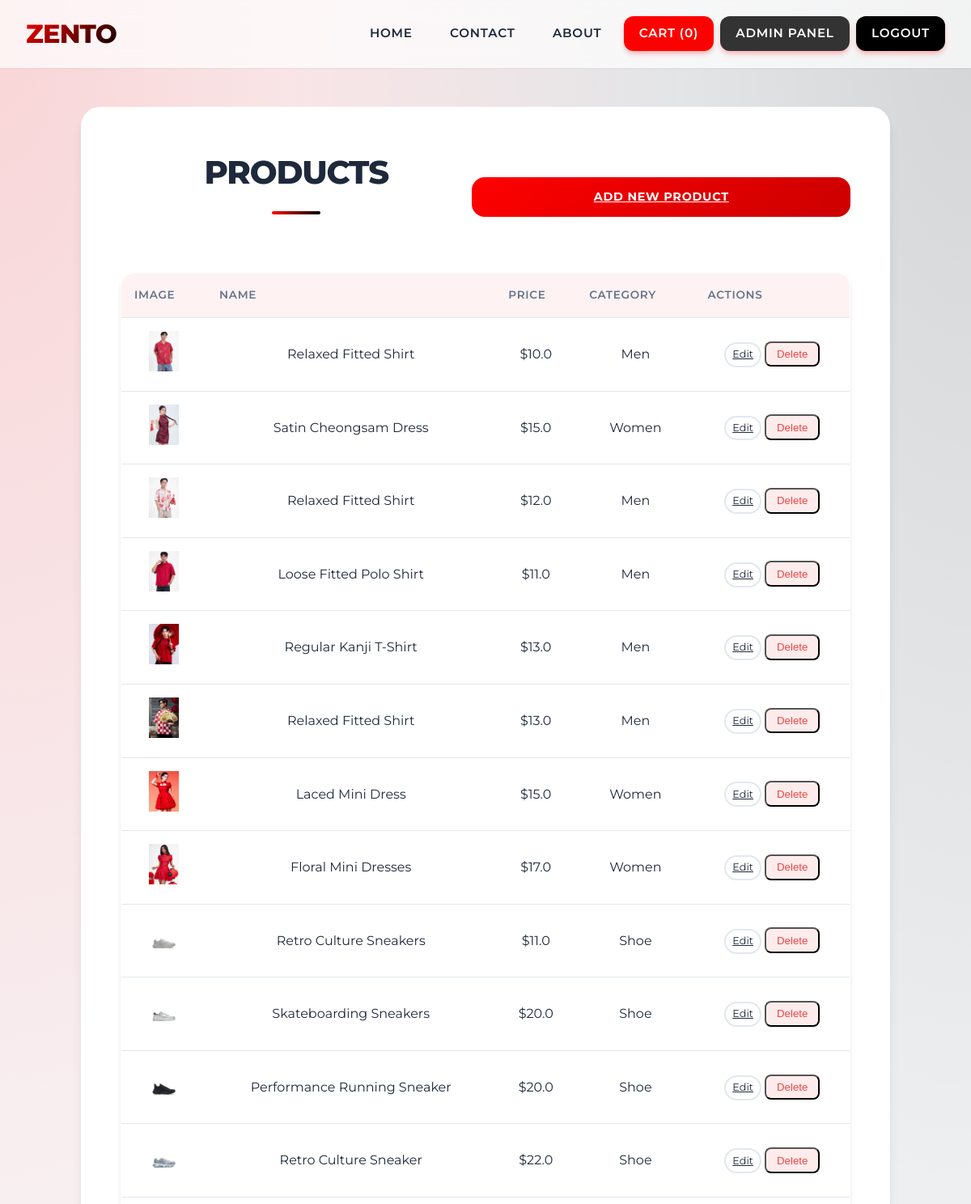
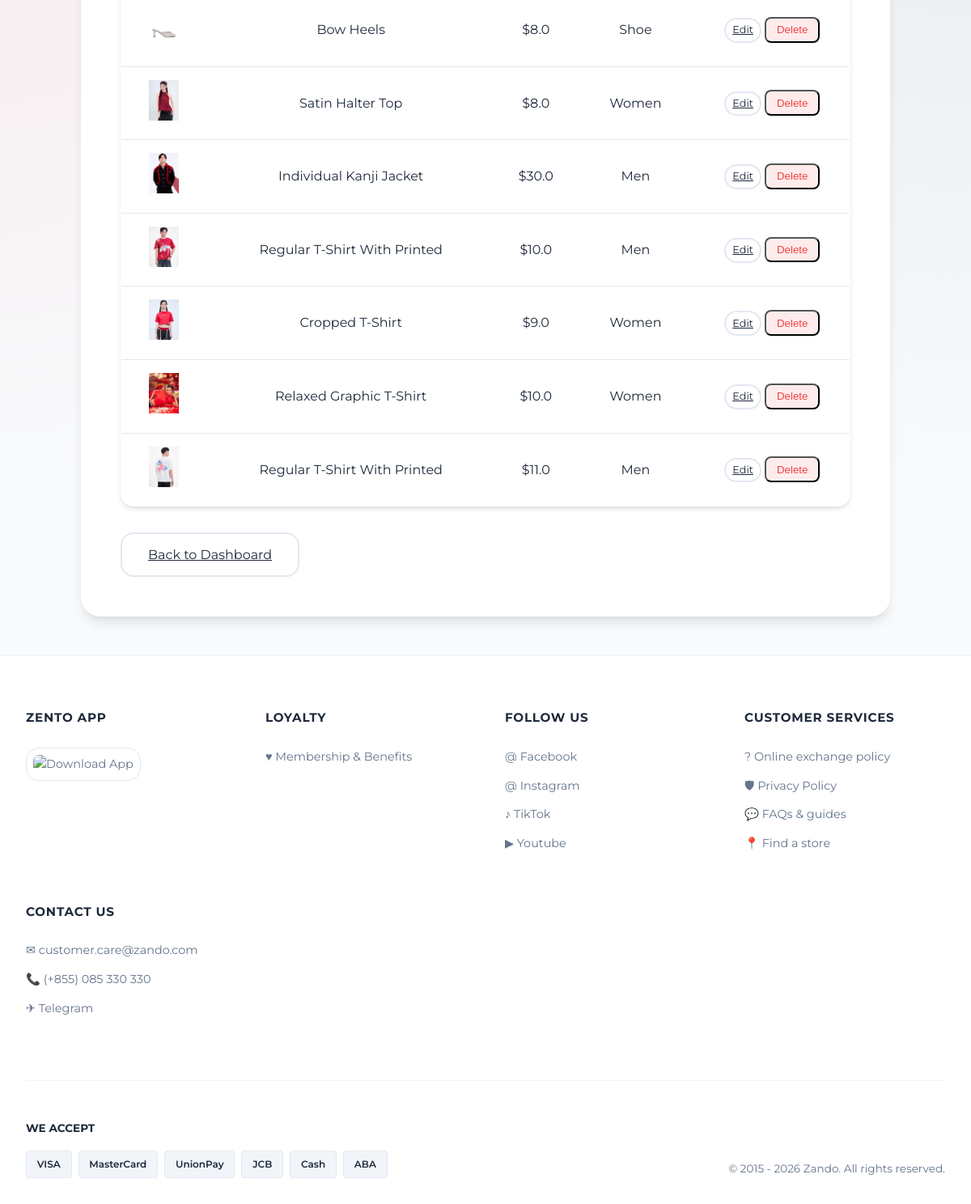
The app's page /admin/products (signed in) with its own data (2 pictures, top to bottom).
### models.py (models this page shows, shortened)
class Product(db.Model):
    id = db.Column(db.Integer, primary_key=True)
    name = db.Column(db.String(100), nullable=False)
    description = db.Column(db.Text, nullable=False)
    price = db.Column(db.Float, nullable=False)
    image_file = db.Column(db.String(200), default='default_product.jpg')
    category_id = db.Column(db.Integer, db.ForeignKey('category.id'), nullable=True) # nullable=True for now to avoid breaking existing data if strict
    category = db.relationship('Category', backref=db.backref('products', lazy=True))

class Category(db.Model):
    id = db.Column(db.Integer, primary_key=True)
    name = db.Column(db.String(50), nullable=False, unique=True)

### admin/routes.py (the view)
@bp.route('/products')
def products():
    products = Product.query.all()
    return render_template('admin/products.html', products=products)

### admin/routes.py (called while the page is built)
@bp.before_request
@login_required
def require_admin():
    if not current_user.is_admin:
        flash('Access denied. Admin privileges required.')
        return redirect(url_for('main.home'))

### models.py (called while the page is built)
@login_manager.user_loader
def load_user(user_id):
    return User.query.get(int(user_id))

### templates/admin/products.html (shortened to what this page needs)
{% extends "master.html" %}
{% block content %}
<div class="result-card" style="max-width: 1000px;">
    <div style="display: flex; justify-content: space-between; align-items: center; margin-bottom: 2rem;">
        <h2>Products</h2>
        <a href="{{ url_for('admin.add_product') }}" class="btn-primary">Add New Product</a>
    </div>
    <table>
        <thead>
            <tr>
                <th>Image</th>
                <th>Name</th>
                <th>Price</th>
                <th>Category</th>
                <th>Actions</th>
            </tr>
        </thead>
        <tbody>
            {% for product in products %}
            <tr>
                <td><img src="{{ url_for('static', filename='product_images/' + product.image_file) }}" alt="Img"
                        style="width: 50px; height: 50px; object-fit: contain;"></td>
                <td>{{ product.name }}</td>
                <td>${{ product.price }}</td>
                <td>{{ product.category.name if product.category else 'Uncategorized' }}</td>
                <td>
                    <a href="{{ url_for('admin.edit_product', id=product.id) }}" class="btn-secondary"
                        style="padding: 0.2rem 0.5rem; font-size: 0.8rem;">Edit</a>
                    <form action="{{ url_for('admin.delete_product', id=product.id) }}" method="POST"
                        onsubmit="return confirm('Are you sure?');" style="display:inline;">
                        <button type="submit" class="delete-btn">Delete</button>
                    </form>
                </td>
            </tr>
            {% endfor %}
        </tbody>
    </table>
    <div style="margin-top: 2rem; text-align: left;">
        <a href="{{ url_for('admin.dashboard') }}" class="btn-secondary">Back to Dashboard</a>
    </div>
</div>
{% endblock %}

### static/style.css (style rules this page uses)
:root { --primary: #ff0000; --primary-dark: #cc0000; --secondary: #000000; --accent: #333333; --background: #f8fafc; --surface: #ffffff; --text-main: #1e293b; --text-light: #64748b; --success: #10b981; --error: #ef4444; --glass: rgba(255, 255, 255, 0.7); --glass-border: rgba(255, 255, 255, 0.5); --shadow-sm: 0 1px 2px 0 rgba(0, 0, 0, 0.05); --shadow-md: 0 4px 6px -1px rgba(0, 0, 0, 0.1), 0 2px 4px -1px rgba(0, 0, 0, 0.06); --shadow-lg: 0 10px 15px -3px rgba(0, 0, 0, 0.1), 0 4px 6px -2px rgba(0, 0, 0, 0.05); --radius-lg: 1rem; --radius-xl: 1.5rem; }
* { margin: 0; padding: 0; box-sizing: border-box; }
body { font-family: 'Montserrat', sans-serif; line-height: 1.6; color: var(--text-main); background-color: var(--background); background-image: radial-gradient(at 0% 0%, rgba(255, 0, 0, 0.15) 0px, transparent 50%), radial-gradient(at 100% 0%, rgba(0, 0, 0, 0.15) 0px, transparent 50%); background-attachment: fixed; min-height: 100vh; display: flex; flex-direction: column; }
h2 { font-size: 2.5rem; font-weight: 800; text-transform: uppercase; margin-bottom: 2.5rem; text-align: center; color: var(--text-main); letter-spacing: -0.03em; position: relative; display: inline-block; width: 100%; }
h2::after { content: ''; display: block; width: 60px; height: 4px; background: linear-gradient(90deg, var(--primary), var(--secondary)); margin: 1rem auto 0; border-radius: 2px; }
.btn-primary { display: inline-block; background: linear-gradient(135deg, var(--primary) 0%, var(--primary-dark) 100%); color: white; padding: 0.8rem 2rem; border: none; border-radius: var(--radius-lg); border-radius: var(--radius-lg); font-weight: 700; text-transform: uppercase; letter-spacing: 0.05em; font-size: 0.9rem; cursor: pointer; transition: all 0.3s ease; width: 100%; text-align: center; }
.result-card { max-width: 600px; margin: 0 auto; background: var(--surface); padding: 3rem; border-radius: var(--radius-xl); box-shadow: var(--shadow-lg); text-align: center; border: 1px solid rgba(255, 255, 255, 0.5); }
.btn-secondary { display: inline-block; background: white; color: var(--text-main); padding: 0.8rem 2rem; border: 2px solid #e2e8f0; border-radius: var(--radius-lg); }
table { width: 100%; border-collapse: separate; border-spacing: 0; margin-top: 1rem; background: var(--surface); border-radius: var(--radius-lg); overflow: hidden; box-shadow: var(--shadow-md); border: 1px solid rgba(255, 255, 255, 0.5); }
th { background: rgba(255, 0, 0, 0.05); padding: 1rem; text-align: left; font-weight: 600; color: var(--text-light); text-transform: uppercase; font-size: 0.85rem; letter-spacing: 0.05em; border-bottom: 1px solid #e2e8f0; }
td { padding: 1rem; border-bottom: 1px solid #e2e8f0; color: var(--text-main); vertical-align: middle; }
tr:last-child td { border-bottom: none; }
.delete-btn { color: var(--error); font-weight: 500; text-decoration: none; padding: 0.4rem 0.8rem; border-radius: 0.5rem; transition: all 0.2s ease; background: rgba(239, 68, 68, 0.1); display: inline-block; }

### records on screen
Product: image_file (picture), name "Relaxed Fitted Shirt", price "10.0", category "Men"
Product: image_file (picture), name "Satin Cheongsam Dress", price "15.0", category "Women"
Product: image_file (picture), name "Relaxed Fitted Shirt", price "12.0", category "Men"
Product: image_file (picture), name "Loose Fitted Polo Shirt", price "11.0", category "Men"
Product: image_file (picture), name "Regular Kanji T-Shirt", price "13.0", category "Men"
Product: image_file (picture), name "Relaxed Fitted Shirt", price "13.0", category "Men"
Product: image_file (picture), name "Laced Mini Dress", price "15.0", category "Women"
Product: image_file (picture), name "Floral Mini Dresses", price "17.0", category "Women"
Product: image_file (picture), name "Retro Culture Sneakers", price "11.0", category "Shoe"
Product: image_file (picture), name "Skateboarding Sneakers", price "20.0", category "Shoe"
Product: image_file (picture), name "Performance Running Sneaker", price "20.0", category "Shoe"
Product: image_file (picture), name "Retro Culture Sneaker", price "22.0", category "Shoe"
Product: image_file (picture), name "Bow Heels", price "8.0", category "Shoe"
Product: image_file (picture), name "Satin Halter Top", price "8.0", category "Women"
Product: image_file (picture), name "Individual Kanji Jacket", price "30.0", category "Men"
Product: image_file (picture), name "Regular T-Shirt With Printed", price "10.0", category "Men"
Product: image_file (picture), name "Cropped T-Shirt", price "9.0", category "Women"
Product: image_file (picture), name "Relaxed Graphic T-Shirt", price "10.0", category "Women"
Product: image_file (picture), name "Regular T-Shirt With Printed", price "11.0", category "Men"

### other values on screen
{{ cart_count }} "0"
